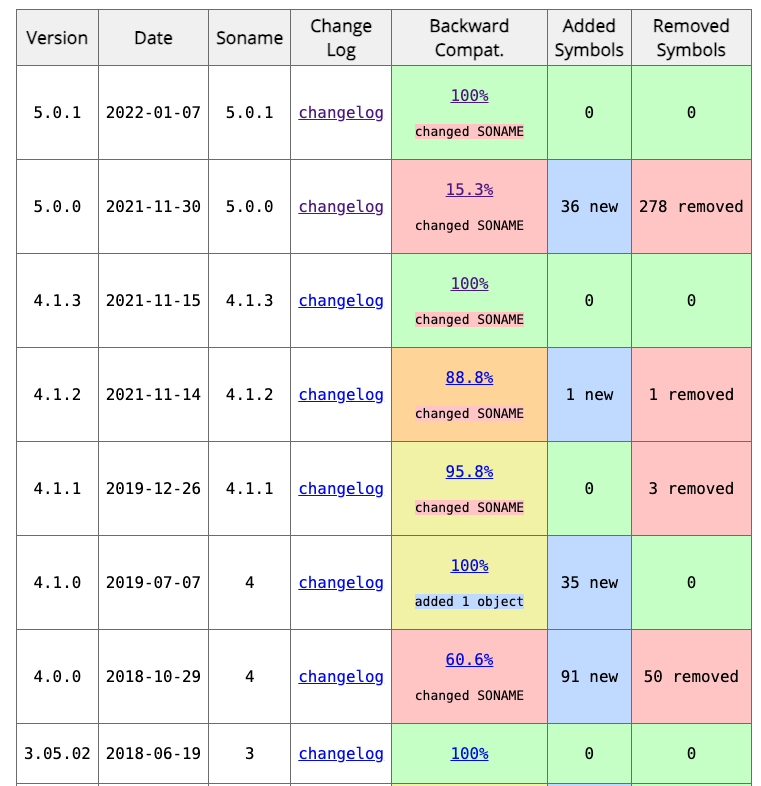
#> input picture sample_image.jpg, 761 x 786 px
$ python optical_character_recognition.py
#> lines starting #> are read from the running program, lines starting #| are printed output that depends on the picture
from pathlib import Path
import cv2
import pytesseract

# Explicitly declare Tesseract binary location for Windows environment
pytesseract.pytesseract.tesseract_cmd = r"C:\Program Files\Tesseract-OCR\tesseract.exe"

# --- Pipeline Configuration ---
SCRIPT_DIR = Path(__file__).parent
IMAGE_PATH = str(SCRIPT_DIR / "sample_image.jpg")

# Adaptive threshold parameters: Gaussian window size of 11 pixels handles local illumination gradients well,
# while C=2 acts as a slight bias subtractor to separate low-contrast character edges from background noise.
ADAPTIVE_BLOCK_SIZE = 11
ADAPTIVE_C = 2

# GUI Display Configuration
DISPLAY_WIDTH = 640
DISPLAY_HEIGHT = 800


def preprocess_document_image(raw_image_path: str):
    """Converts input image to grayscale and applies local adaptive thresholding."""
#> called with raw_image_path = 'sample_image.jpg'
    raw_image = cv2.imread(raw_image_path)
#> raw_image is the input picture: shape (786, 761, 3); mean B, G, R 222, 232.8, 229.8
    if raw_image is None:
        raise FileNotFoundError(f"Could not load image file from {raw_image_path}")

    grayscale_image = cv2.cvtColor(raw_image, cv2.COLOR_BGR2GRAY)
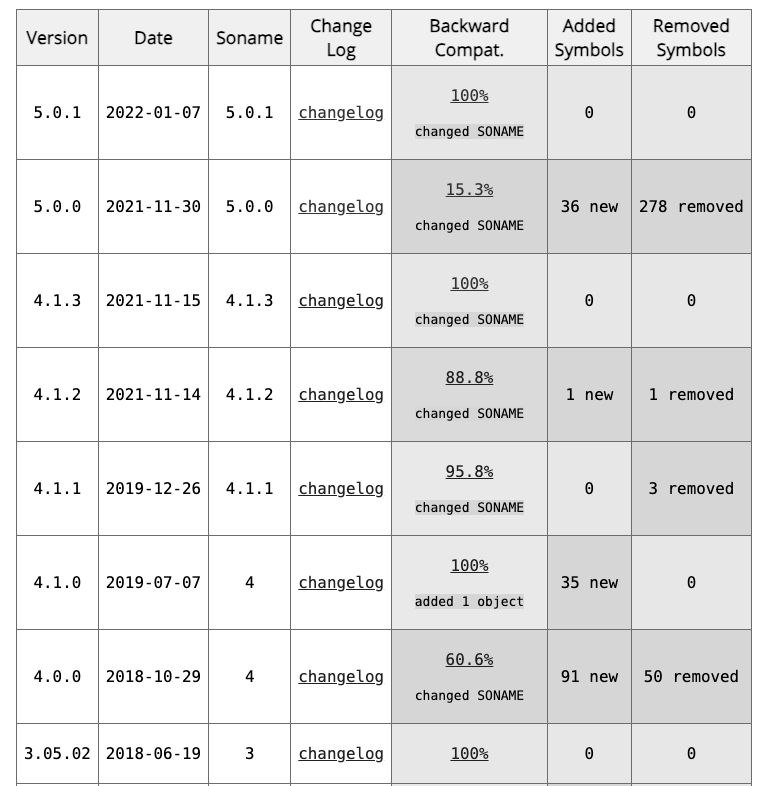
#> grayscale_image: shape (786, 761); min 0, max 255, mean 230.6

    # Using Gaussian adaptive thresholding over global Otsu thresholding because real-world document
    # scans often suffer from non-uniform light sources and shadow gradients across the page.
    binary_threshold_image = cv2.adaptiveThreshold(
        grayscale_image,
        maxValue=255,
        adaptiveMethod=cv2.ADAPTIVE_THRESH_GAUSSIAN_C,
        thresholdType=cv2.THRESH_BINARY,
        blockSize=ADAPTIVE_BLOCK_SIZE,
        C=ADAPTIVE_C
    )
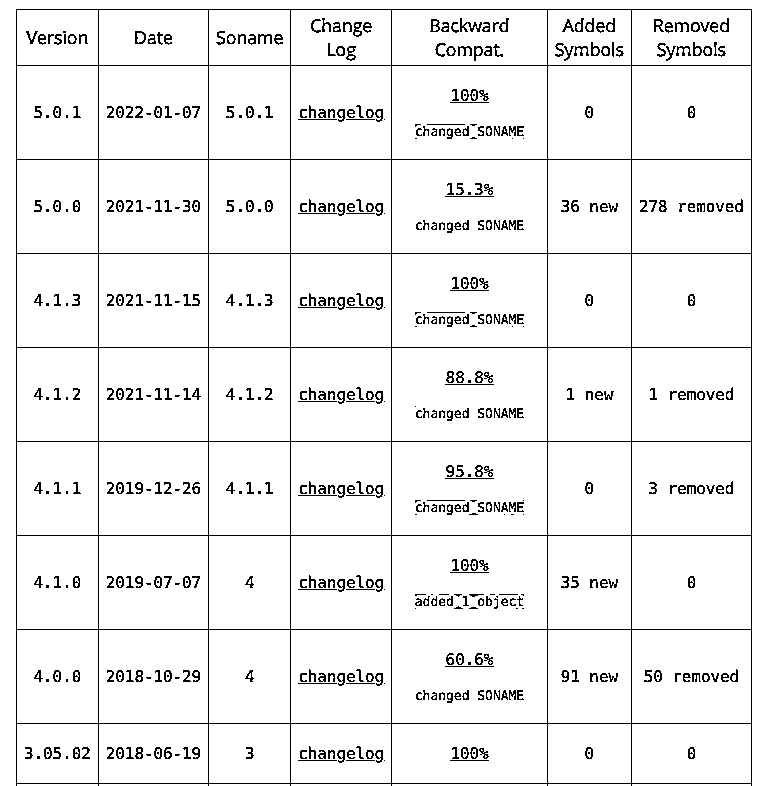
#> binary_threshold_image: shape (786, 761); 94.3% white; black in thin lines or dots

    return raw_image, binary_threshold_image


def extract_text_from_binary_image(binary_image) -> str:
    """Executes Tesseract OCR engine on preprocessed binary frame."""
    # Trade-off: Running raw Tesseract on binary thresholds works fast for clean, axis-aligned documents,
    # but lacks page segmentation handling (PSM). For complex multi-column layouts, PaddleOCR or EasyOCR
    # would be better suited for production.
    return pytesseract.image_to_string(binary_image)


def run_pipeline():
    original_frame, clean_binary_frame = preprocess_document_image(IMAGE_PATH)
    parsed_text = extract_text_from_binary_image(clean_binary_frame)

    print("--- Extracted Text Output ---")
    print(parsed_text if parsed_text.strip() else "[No text detected in document]")

    # Configure resizable OpenCV preview windows
    cv2.namedWindow("Original Input", cv2.WINDOW_NORMAL)
    cv2.namedWindow("Preprocessed Binary", cv2.WINDOW_NORMAL)
    cv2.resizeWindow("Original Input", DISPLAY_WIDTH, DISPLAY_HEIGHT)
    cv2.resizeWindow("Preprocessed Binary", DISPLAY_WIDTH, DISPLAY_HEIGHT)

    # Display preview frames
    cv2.imshow("Original Input", original_frame)
    cv2.imshow("Preprocessed Binary", clean_binary_frame)

    cv2.waitKey(0)
    cv2.destroyAllWindows()


if __name__ == "__main__":
    run_pipeline()
#> (the call stopped at in extract_text_from_binary_image, `return pytesseract.image_to_string(binary_image)`: pytesseract is not available in this run)
